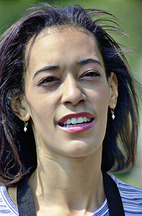
%> input picture regression_plane/python/images/image3s_rtx.jpg, 142 x 216 px; its folder holds only this picture in this run
$ octave createAugmentationsForFiles.m   (GNU Octave 9; MATLAB toolbox functions it lacks are replaced by stand-ins)
%> lines starting %> are read from the running program, lines starting %| are printed output that depends on the picture
### regression_plane/addNoise.m
function dataOut = addNoise(dataIn, variance)
if nargin < 2
    variance = 0.001;
end

dataOut = (dataIn);
dataOut = imnoise(dataOut,'gaussian', 0, variance);

% dataOut = im2double(dataIn);
% dataOut = imnoise(dataOut, 'gaussian', 0, 0.001);
% dataOut = uint16(dataOut*65535);

### regression_plane/transformIntensity.m
function dataOut = transformIntensity(dataIn, intensityRange)
if nargin < 2
    intensityRange = 5000;
else
    intensityRange = double(intensityRange);
end

multiplier = rand(1) + 0.5;
% shifter = randi(intensityRange)-intensityRange/2;
shifter = randi(round(intensityRange*0.3)) - intensityRange*0.15;

dIn= double((dataIn));
% doOut = dIn*multiplier + shifter;
dataOut = uint16(dIn*multiplier + shifter);

### regression_plane/randHexString.m
function rString = randHexString(sLength)

s = 'abcdef0123456789';

%find number of random characters to choose from
numRands = length(s);
%generate random string
rString = s( ceil(rand(1,sLength)*numRands) );

### regression_plane/createAugmentationsForFiles.m
% noiseVariance = 0.001; % 20x and 40x
noiseVariance = 10^-6; % 60x

% [23 lines of commented-out code are left out]
%%
% [21 lines of commented-out code are left out]
baseFolder = '/home/koosk/data/data/DRP/Zero_Padded/ACC_210912-HK-60x-live__2021-09-12T23_48_01-Measurement4/ACC_210912-HK-60x-live__2021-09-12T23_48_01-Measurement4';

inFolder = fullfile(baseFolder,'split_traj/train/images/');
regFolder = fullfile(baseFolder,'split_traj/train/labels/');

outFolder = fullfile(baseFolder,'split_traj/trainAug/images/');
outRegFolder = fullfile(baseFolder,'split_traj/trainAug/labels/');
%%
mkdir(outFolder);
mkdir(outRegFolder);
fileList = dir(inFolder);

minValues = zeros(numel(fileList)-2,3);
maxValues = zeros(numel(fileList)-2,3);
avgValues = zeros(numel(fileList)-2,3);
augMaxValues = zeros((numel(fileList)-2)*5,3);
augAvgValues = zeros((numel(fileList)-2)*5,3);
augIdx = 1;

numTotalAug = (numel(fileList)-2)*5;
wb = waitbar(0, ['Creating augmentations: 0/', num2str(numTotalAug)]);

for j=3:numel(fileList)

    fname = fileList(j).name;
    fileName = [inFolder fname];
    fileRegName = [regFolder fname];

    inImg = imread(fileName);
%> inImg is the input picture: size 216x142x3 uint8; mean R, G, B 110.7, 106.3, 97.4
    regImg = imread(fileRegName);

    inCh1 = inImg(:,:,1);
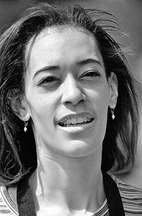
%> inCh1: size 216x142 uint8; min 0, max 255, mean 110.7
    inCh2 = inImg(:,:,2);
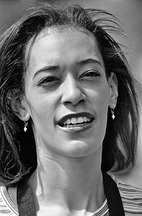
%> inCh2: size 216x142 uint8; min 0, max 255, mean 106.3
    inCh3 = inImg(:,:,3);
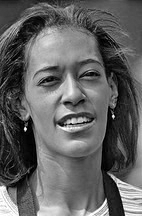
%> inCh3: size 216x142 uint8; min 0, max 255, mean 97.4
    statIdx = j-2;
    minValues(statIdx,1) = min(inCh1(:));
    minValues(statIdx,2) = min(inCh2(:));
    maxValues(statIdx,1) = max(inCh1(:));
    maxValues(statIdx,2) = max(inCh2(:));
    avgValues(statIdx,1) = mean(inCh1(:));
    avgValues(statIdx,2) = mean(inCh2(:));


    imwrite(inImg, [outFolder, fname]);
    imwrite(regImg, [outRegFolder, fname]);

    for k=1:5
        currIdx = ((j-2)*5+k);
        wb = waitbar(currIdx/numTotalAug, wb, ['Creating augmentations: ', num2str(currIdx), '/', num2str(numTotalAug)]);
        outFileName = randHexString(10);
        outImg = inImg;
        outImg = addNoise(outImg, noiseVariance);
        intensityRange = max(inImg(:)) - min(inImg(:));
        outImg = transformIntensity(outImg, intensityRange);

        outCh1 = outImg(:,:,1);
        outCh2 = outImg(:,:,2);
        outCh3 = outImg(:,:,3);
        augMaxValues(augIdx, 1) = max(outCh1(:));
        augMaxValues(augIdx, 2) = max(outCh2(:));
        augAvgValues(statIdx,1) = mean(outCh1(:));
        augAvgValues(statIdx,2) = mean(outCh2(:));
        augIdx = augIdx + 1;

        imwrite(outImg, [outFolder outFileName '.png']);
        imwrite(regImg, [outRegFolder outFileName '.png']);
    end
%> after the loop, augAvgValues = [170.8 164.4 0; 0 0 0; 0 0 0; 0 0 0; 0 0 0]; augIdx = 6; augMaxValues = [360 360 0; 301 301 0; 304 304 0; 398 398 0; 382 382 0]

end
close(wb)
